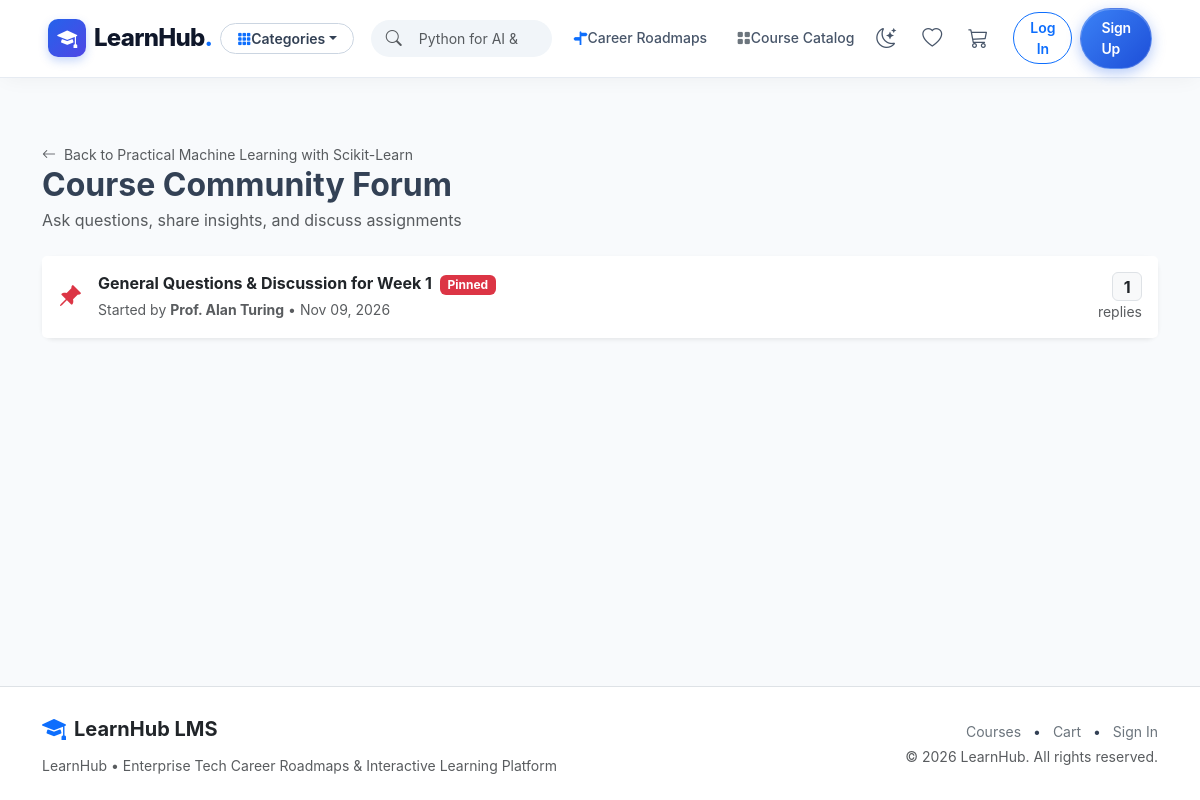
The page /community/forum/2 on the database its author committed.
### app/models/catalog.py (models this page shows, shortened)
class Course(db.Model):
    __tablename__ = 'courses'
    __table_args__ = (
        db.CheckConstraint('price >= 0', name='check_course_price_positive'),
    )
    id = db.Column(db.Integer, primary_key=True)
    title = db.Column(db.String(150), nullable=False)
    slug = db.Column(db.String(180), unique=True, nullable=False, index=True)
    description = db.Column(db.Text, nullable=False)
    price = db.Column(db.Float, default=0.0, nullable=False)
    level = db.Column(db.String(30), default='Beginner', nullable=False)  # Beginner, Intermediate, Advanced
    status = db.Column(db.String(20), default='draft', nullable=False, index=True)  # draft, published, archived
    department_id = db.Column(db.Integer, db.ForeignKey('departments.id'), nullable=True)
    category_id = db.Column(db.Integer, db.ForeignKey('categories.id'), nullable=True)
    created_by = db.Column(db.Integer, db.ForeignKey('users.id'), nullable=False)
    is_active = db.Column(db.Boolean, default=True, nullable=False)
    created_at = db.Column(db.DateTime, default=utcnow, nullable=False)
    department = db.relationship('Department', back_populates='courses', lazy='joined')
    category = db.relationship('Category', back_populates='courses', lazy='joined')
    creator = db.relationship('User', back_populates='created_courses', foreign_keys=[created_by], lazy='joined')
    tags = db.relationship('Tag', secondary='course_tags', back_populates='courses', lazy='selectin')
    prerequisites = db.relationship(
        'Course',
        secondary='course_prerequisites',
        primaryjoin='Course.id == CoursePrerequisite.course_id',
        secondaryjoin='Course.id == CoursePrerequisite.prerequisite_id',
        backref=db.backref('required_for', lazy='select'),
        lazy='selectin'
    )
    instructors = db.relationship('CourseInstructor', back_populates='course', cascade='all, delete-orphan', lazy='selectin')
    modules = db.relationship('Module', back_populates='course', cascade='all, delete-orphan', order_by='Module.position', lazy='select')
    announcements = db.relationship('Announcement', back_populates='course', cascade='all, delete-orphan', lazy='select', order_by='Announcement.created_at.desc()')
    quizzes = db.relationship('Quiz', back_populates='course', cascade='all, delete-orphan', lazy='select')
    assignments = db.relationship('Assignment', back_populates='course', cascade='all, delete-orphan', lazy='select')
    enrollments = db.relationship('Enrollment', back_populates='course', lazy='select')
    reviews = db.relationship('Review', back_populates='course', cascade='all, delete-orphan', lazy='select', order_by='Review.created_at.desc()')
    forum_threads = db.relationship('ForumThread', back_populates='course', cascade='all, delete-orphan', lazy='select')
    order_items = db.relationship('OrderItem', back_populates='course', lazy='select')
    wishlists = db.relationship('Wishlist', back_populates='course', cascade='all, delete-orphan', lazy='select')

### app/models/community.py (models this page shows, shortened)
class ForumThread(db.Model):
    __tablename__ = 'forum_threads'
    id = db.Column(db.Integer, primary_key=True)
    course_id = db.Column(db.Integer, db.ForeignKey('courses.id', ondelete='CASCADE'), nullable=False, index=True)
    author_id = db.Column(db.Integer, db.ForeignKey('users.id'), nullable=False)
    title = db.Column(db.String(150), nullable=False)
    is_pinned = db.Column(db.Boolean, default=False, nullable=False)
    is_locked = db.Column(db.Boolean, default=False, nullable=False)
    created_at = db.Column(db.DateTime, default=utcnow, nullable=False)
    course = db.relationship('Course', back_populates='forum_threads')
    author = db.relationship('User', back_populates='forum_threads')
    posts = db.relationship('ForumPost', back_populates='thread', cascade='all, delete-orphan', lazy='select', order_by='ForumPost.created_at.asc()')

### app/models/users.py (models this page shows, shortened)
class UserProfile(db.Model):
    __tablename__ = 'user_profiles'
    id = db.Column(db.Integer, primary_key=True)
    user_id = db.Column(db.Integer, db.ForeignKey('users.id', ondelete='CASCADE'), unique=True, nullable=False)
    full_name = db.Column(db.String(120), nullable=True)
    bio = db.Column(db.Text, nullable=True)
    phone = db.Column(db.String(30), nullable=True)
    avatar = db.Column(db.String(255), nullable=True)
    country = db.Column(db.String(80), nullable=True)
    created_at = db.Column(db.DateTime, default=utcnow, nullable=False)
    user = db.relationship('User', back_populates='profile')

### app/blueprints/community/routes.py (the view)
@community_bp.route('/forum/<int:course_id>')
def course_forum(course_id):
    course = Course.query.get_or_404(course_id)
    threads = ForumThread.query.filter_by(course_id=course.id).order_by(ForumThread.is_pinned.desc(), ForumThread.created_at.desc()).all()
    return render_template('community/forum.html', course=course, threads=threads)

### app/templates/community/forum.html (shortened to what this page needs)
{% extends 'base.html' %}
{% block content %}
<div class="container py-4">
  <div class="d-flex justify-content-between align-items-center mb-4">
    <div>
      <a href="{{ url_for('catalog.detail', course_id=course.id) }}" class="text-muted small text-decoration-none">
        <i class="bi bi-arrow-left me-1"></i> Back to {{ course.title }}
      </a>
      <h2 class="fw-bold mb-1">Course Community Forum</h2>
      <p class="text-muted mb-0">Ask questions, share insights, and discuss assignments</p>
    </div>
  </div>
  <div class="card shadow-sm border-0">
    <div class="list-group list-group-flush">
      {% for thread in threads %}
        <div class="list-group-item p-3 d-flex justify-content-between align-items-center hover-card">
          <div class="d-flex align-items-center gap-3">
            <i class="bi {% if thread.is_pinned %}bi-pin-angle-fill text-danger{% elif thread.is_locked %}bi-lock-fill text-secondary{% else %}bi-chat-left-text text-primary{% endif %} fs-4"></i>
            <div>
              <h6 class="fw-bold mb-1">
                <a href="{{ url_for('community.view_thread', thread_id=thread.id) }}" class="text-dark text-decoration-none">
                  {{ thread.title }}
                </a>
                {% if thread.is_pinned %}<span class="badge bg-danger ms-1">Pinned</span>{% endif %}
              </h6>
              <div class="text-muted small">
                Started by <strong>{{ thread.author.profile.full_name or thread.author.username }}</strong>
                • {{ thread.created_at.strftime('%b %d, %Y') }}
              </div>
            </div>
          </div>
          <div class="d-flex align-items-center gap-3">
            <div class="text-end text-muted small">
              <span class="badge bg-light text-dark border fs-6">{{ thread.posts|length }}</span>
              <div>replies</div>
            </div>
          </div>
        </div>
      {% else %}
        <div class="p-5 text-center text-muted">
          <i class="bi bi-chat-square-dots fs-1 mb-2 d-block"></i>
          <h5>No Discussion Topics Yet</h5>
          <p class="small">Be the first to start a conversation in this course forum.</p>
        </div>
      {% endfor %}
    </div>
  </div>
</div>
{% endblock %}

### app/static/css/custom.css (style rules this page uses)
:root { --primary-color: #2563eb; --primary-hover: #1d4ed8; --secondary-color: #0f172a; --accent-color: #06b6d4; --success-color: #10b981; --card-shadow: 0 4px 6px -1px rgba(0, 0, 0, 0.08), 0 2px 4px -1px rgba(0, 0, 0, 0.04); --card-hover-shadow: 0 10px 15px -3px rgba(0, 0, 0, 0.1), 0 4px 6px -2px rgba(0, 0, 0, 0.05); }
body { font-family: -apple-system, BlinkMacSystemFont, "Segoe UI", Roboto, "Helvetica Neue", Arial, sans-serif; color: #334155; background-color: #f8fafc; display: flex; flex-direction: column; min-height: 100vh; }
.card { border: 1px solid #e2e8f0; border-radius: 0.75rem; box-shadow: var(--card-shadow); transition: transform 0.2s ease, box-shadow 0.2s ease; }

### rows shown on the page
Course: title "Practical Machine Learning with Scikit-Learn"
ForumThread: is_pinned True (drawn), title "General Questions & Discussion for Week 1", author.profile "Prof. Alan Turing", created_at "Nov 09, 2026", posts|length "1"
